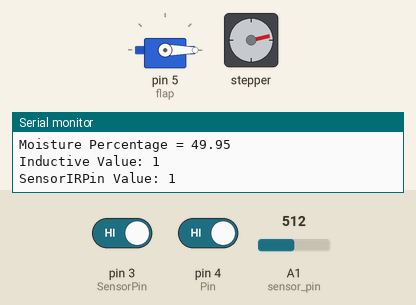
This sketch was run on a simulated Arduino Uno, built with avr-gcc and run on an emulated ATmega328P. Parts: servo, stepper motor, the last lines printed to the serial monitor. The inputs (shaded band) are chosen by the test bench; at power-on: A1 (sensor_pin) = 512, pin 3 (SensorPin) HIGH, pin 4 (Pin) HIGH. Stepper angles assume 2048 steps per turn.

Above: at 14.32 s.
14.6 s: A1 (sensor_pin) set to 990
27.8 s: A1 (sensor_pin) set to 1013
At 35.5 s:
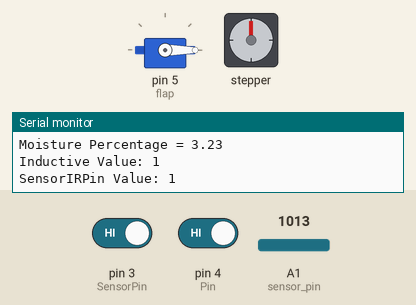
41.0 s: pin 3 (SensorPin) driven LOW
At 61.8 s:
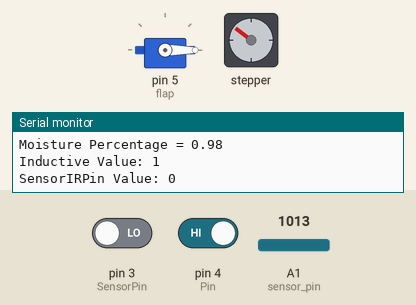
70.3 s: pin 4 (Pin) driven LOW
At 86.9 s:
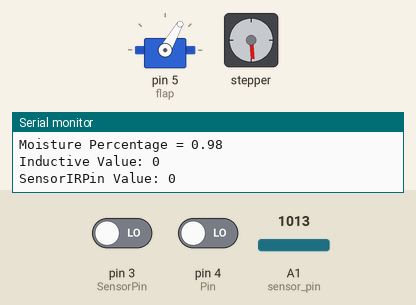
Timing chart, 0 to 89.0 s (numbered marks = the images above; inputs shaded):
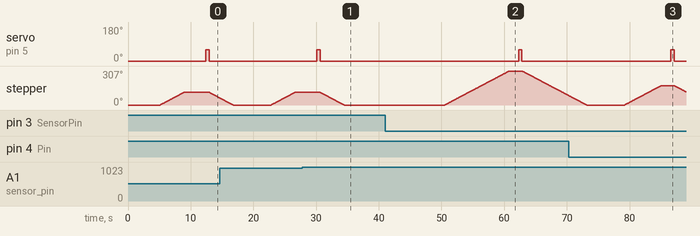

The sketch:

Smart_Waste_Classifier.ino
```cpp
#include <Servo.h>
#include <Stepper.h>
int SensorPin = 3;
Servo flap;
const int Pin=4;
const int stepsPerRevolution = 2048;

int homing_pin=13;//IR
int homing;//IR
int i;


Stepper myStepper = Stepper(stepsPerRevolution, 8, 10, 9, 11);


const int sensor_pin = A1;

float duration_us, distance_cm;

int previous = 0;
int pos=0;
void setup()
{
pinMode(Pin, INPUT);
pinMode(SensorPin, INPUT);
  // begin serial port
  Serial.begin (9600);
  flap.attach(5);
myStepper.setSpeed(5);
 flap.write(0);
 delay(100);

}

void loop()
{
int sensorValue = digitalRead(Pin);
int IRValue = digitalRead(SensorPin);


  float moisture_percentage;
  int sensor_analog;
  sensor_analog = analogRead(sensor_pin);
  moisture_percentage = ( 100 - ( (sensor_analog/1023.00) * 100 ) );
  Serial.print("Moisture Percentage = ");
  Serial.print(moisture_percentage);
  Serial.print("\n");

  delay(500);
  Serial.print("Inductive Value: ");
  Serial.println(sensorValue);
        delay(500);
  Serial.print("SensorIRPin Value: ");
  Serial.println(IRValue);
  delay(4000);


Serial.print("\n");

if(moisture_percentage>2){

   myStepper.step(650);
  delay(1000);

 delay(2000);
  flap.write(0);              // tell servo to go to position in variable 'pos'
    delay(500);
    flap.write(60);

     delay(500);
    flap.write(60);
     delay(15);

     flap.write(0);
     delay(15);


  myStepper.step(-650);
  delay(1000);

  }


  else if(sensorValue==LOW)
  {

  myStepper.step(1000);
  delay(1000);

    flap.write(0);              // tell servo to go to position in variable 'pos'
    delay(500);
    flap.write(60);

     delay(500);
    flap.write(60);
     delay(15);

     flap.write(0);
     delay(15);


  myStepper.step(-1000);
  delay(1000);

}
else if(IRValue==LOW){

  myStepper.step(1750);
  delay(1000);

    flap.write(0);              // tell servo to go to position in variable 'pos'
    delay(500);
    flap.write(60);

     delay(500);
    flap.write(60);
     delay(15);

     flap.write(0);
     delay(15);


  myStepper.step(-1750);
  delay(1000);

  }

}
```

Measured:
- the behaviour switches between 1002 and 1003 on A1 (sensor_pin) (found by bisection; images 0 and 1)
- after the input at 27.8 s, stepper: goes on until 34.5 s, then stays 0°
- after the input at 41.0 s, servo on pin 5 (flap): 0° → 60° after 21.3 s, → 0° 0.52 s later; stepper: turns 307° clockwise in 10.3 s, then 222° counter-clockwise in 7.4 s
- after the input at 70.3 s, servo on pin 5 (flap): 0° → 60° after 16.3 s, → 0° 0.52 s later
- by itself, stepper: turns 114° clockwise in 3.8 s, then 49° counter-clockwise in 1.6 s
